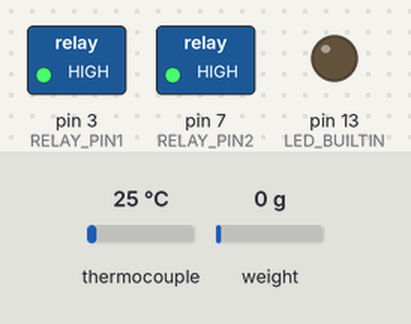
The program below on a simulated Arduino Mega 2560, built with avr-gcc and run on an emulated ATmega2560. On the bench: switched loads named in the program (green lamp = pin HIGH), output pins drawn as LEDs (lit = HIGH). Inputs (shaded band) come from the test bench; at power-on: thermocouple 25 °C, weight on the scale 0 g. What the program prints to the serial monitor is not drawn.

Above: at 9.5 s.
9.6 s: thermocouple set to 54 °C
11.1 s: thermocouple set to 63 °C
At 12.7 s:
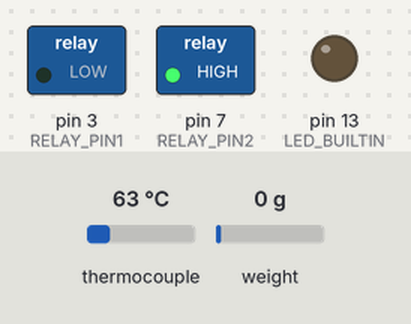
13.0 s: weight on the scale set to 27 g
15.4 s: weight on the scale set to 32 g
At 16.5 s:
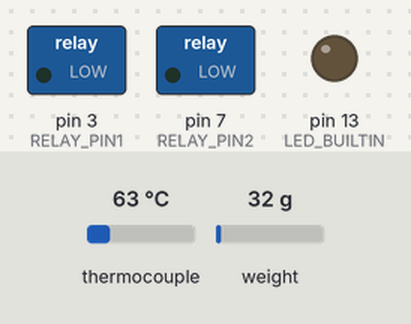
Timing chart, 0 to 18.4 s (numbered marks = the images above; inputs shaded):
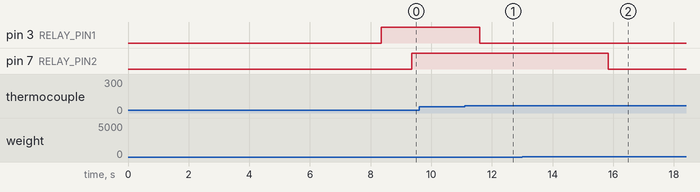

Measured:
- the behaviour switches between 58 and 59 °C on thermocouple (found by bisection; images 0 and 1)
- the behaviour switches between 29 and 30 g on weight on the scale (found by bisection; images 1 and 2)
- after the input at 9.6 s, every drawn part: stays the same
- after the input at 11.1 s, pin 3 (RELAY_PIN1): HIGH → LOW after 0.49 s
- after the input at 13.0 s, every drawn part: stays the same
- after the input at 15.4 s, pin 7 (RELAY_PIN2): HIGH → LOW after 0.44 s

The program:

main.cpp
```cpp
/**
 * @file main.cpp
 * @brief Multi-Board Sensor Broadcaster with HMI Display
 *
 * Supports: ATmega328P (Uno) and ATmega2560 (Mega)
 * Job: Read sensors -> send JSON to ESP -> display on HMI
 */

#include <Arduino.h>
#include <ArduinoJson.h>
#include "SystemConfig.h"
#include <Adafruit_MAX31865.h>
#include "HX711.h"
#include "DWIN.h"
#include "TimeSync.h"

// ========================================
// BOARD-SPECIFIC CONFIGURATION
// ========================================

#if defined(__AVR_ATmega328P__) || defined(__AVR_ATmega328__)
    // ATmega328P (Arduino Uno)
    #define BOARD_NAME "Arduino Uno (ATmega328P)"

    // HMI Communication via SoftwareSerial
    #include <SoftwareSerial.h>
    #define HMI_RX_PIN 10
    #define HMI_TX_PIN 11
    SoftwareSerial hmiSerial(HMI_RX_PIN, HMI_TX_PIN);
    DWIN hmi(hmiSerial, 115200);

    // MAX31865 RTD Sensor (Software SPI)
    #define RTD_CS_PIN 10
    #define RTD_MOSI_PIN 11
    #define RTD_MISO_PIN 12
    #define RTD_SCK_PIN 13
    Adafruit_MAX31865 thermo = Adafruit_MAX31865(RTD_CS_PIN, RTD_MOSI_PIN, RTD_MISO_PIN, RTD_SCK_PIN);

    // ESP Communication (Software Serial or disabled for Uno - not enough serial ports)
    // For testing on Uno, you might not have ESP connected
    #define ESP_AVAILABLE false

#else
    // ATmega2560 (Arduino Mega)
    #define BOARD_NAME "Arduino Mega 2560"

    // HMI Communication via Hardware Serial2
    #define HMI_RX_PIN 19  // RX2 (fixed on Mega - receives from DWIN TX)
    #define HMI_TX_PIN 18  // TX2 (fixed on Mega - transmits to DWIN RX)
    DWIN hmi(Serial1, HMI_RX_PIN, HMI_TX_PIN, 115200);  // Pins are fixed on Mega but specified for clarity

    // MAX31865 RTD Sensor (Software SPI for flexibility)
    Adafruit_MAX31865 thermo = Adafruit_MAX31865(53, 51, 50, 52);
    // For hardware SPI: Adafruit_MAX31865 thermo = Adafruit_MAX31865(10);

    // ESP Communication via Serial3
    #define ESP_AVAILABLE true

#endif

// ESP Serial definition
#define ESP_SERIAL ESP8266_SERIAL

// ========================================
// HMI VP ADDRESSES
// ========================================
#define VP_TEMP_DISPLAY 5000
#define VP_WEIGHT_DISPLAY 5002
#define VP_KA_DISPLAY 5004
#define VP_POWER_SWITCH 5500
#define VP_RELAY1_STATUS 6500
#define VP_RELAY2_STATUS 7500

// ========================================
// GLOBAL VARIABLES
// ========================================

// Timing
unsigned long lastSampleTime = 0;
unsigned long lastDisplayTime = 0;
unsigned long checkup = 0;
int statusSSR = 0;

// HX711 Load Cell
HX711 scale;

// Calibration Parameters
float calibration_factor = 208;
float M0 = 100.0;    // Initial tobacco mass (kg)
float w0 = 0.75;     // Initial moisture content (75%)
float batas_ka = 15.0;

// Sensor Readings
float Temp = 0.0;
float Weight = 0.0;
float KadarAir = 0.0;

// HMI Button States
bool powerSwitchState = false;

// TimeSync instance
TimeSync timeSync;

// ========================================
// SENSOR FUNCTIONS
// ========================================

void loadCell()
{
    if (scale.is_ready())
    {
        float Mt = scale.get_units(10); // Average of 10 readings

        // Moisture content calculation
        float KA = ((Mt - M0 * (1 - w0)) / Mt) * 100.0;
        if (KA < 0) KA = 0;

        // Update global variables
        Weight = Mt;
        KadarAir = KA;

        Serial.print(F("Weight: "));
        Serial.print(Mt, 2);
        Serial.print(F("kg | Moisture: "));
        Serial.print(KA, 2);
        Serial.print(F("% | Relay2: "));

        // Moisture control
        if (KA <= batas_ka)
        {
            digitalWrite(RELAY_PIN2, HIGH);
            Serial.println(F("ON (Heater OFF)"));
        }
        else
        {
            digitalWrite(RELAY_PIN2, LOW);
            Serial.println(F("OFF (Heater ON)"));
        }
    }
    else
    {
        Serial.println(F("HX711 not detected!"));
        Weight = 0.0;
        KadarAir = 0.0;
    }
}

float rtdSensor()
{
    uint16_t rtd = thermo.readRTD();

    // Calculate ratio
    float ratio = rtd / 32768.0;

    // Calculate RTD resistance
    float resistance = RREF * ratio;

    // Calculate RTD voltage
    float vRTD = ratio * VBIAS;

    // Regression equation (voltage to temperature)
    float suhu_reg = (vRTD - 0.2437) / 0.0007 - 1;

    // Print sensor data
    Serial.print(F("RTD: "));
    Serial.print(rtd);
    Serial.print(F(" | Resistance: "));
    Serial.print(resistance, 3);
    Serial.print(F("Ω | Voltage: "));
    Serial.print(vRTD, 4);
    Serial.print(F("V | Temp: "));
    Serial.print(suhu_reg, 2);
    Serial.print(F("°C"));

    // Check fault
    uint8_t fault = thermo.readFault();
    if (fault)
    {
        Serial.print(F(" Fault 0x"));
        Serial.println(fault, HEX);
        if (fault & MAX31865_FAULT_HIGHTHRESH)
            Serial.println(F("  RTD High Threshold"));
        if (fault & MAX31865_FAULT_LOWTHRESH)
            Serial.println(F("  RTD Low Threshold"));
        if (fault & MAX31865_FAULT_REFINLOW)
            Serial.println(F("  REFIN- > 0.85 x Bias"));
        if (fault & MAX31865_FAULT_REFINHIGH)
            Serial.println(F("  REFIN- < 0.85 x Bias"));
        if (fault & MAX31865_FAULT_RTDINLOW)
            Serial.println(F("  RTDIN- < 0.85 x Bias"));
        if (fault & MAX31865_FAULT_OVUV)
            Serial.println(F("  Under/Over voltage"));
        thermo.clearFault();
    }

    // Temperature control
    if (suhu_reg >= 70)
    {
        digitalWrite(RELAY_PIN1, LOW);
        statusSSR = 0;
    }
    if (suhu_reg <= 40)
    {
        digitalWrite(RELAY_PIN1, HIGH);
        statusSSR = 1;
    }
    Serial.print(F(" | SSR: "));
    Serial.println(statusSSR ? F("ON") : F("OFF"));

    return suhu_reg;
}

String readSensors()
{
    StaticJsonDocument<250> doc;
    doc["temp"] = Temp;
    doc["weight"] = Weight;
    doc["ka"] = KadarAir;
    doc["relay1"] = statusSSR;
    doc["relay2"] = digitalRead(RELAY_PIN2);

    // Use real Unix timestamp if available, otherwise use millis
    if (timeSync.isSynced())
    {
        doc["ts"] = timeSync.getUnixTime();
    }
    else
    {
        doc["ts"] = millis() / 1000; // Fallback to millis in seconds
    }

    String json;
    serializeJson(doc, json);
    return json;
}

// ========================================
// HMI FUNCTIONS
// ========================================

void hmiCallback(String address, int lastByte, String message, String response)
{
    int vpAddress = address.toInt();
    int vpValue = message.toInt();

    Serial.print(F("HMI Data -> VP: "));
    Serial.print(vpAddress);
    Serial.print(F(", Value: "));
    Serial.println(vpValue);

    switch (vpAddress)
    {
    case VP_POWER_SWITCH:
        powerSwitchState = (vpValue == 1);
        digitalWrite(LED_BUILTIN, powerSwitchState ? HIGH : LOW);
        Serial.println(powerSwitchState ? F("Power Switch: ON") : F("Power Switch: OFF"));
        break;

    default:
        Serial.println(F("VP Address not recognized"));
        break;
    }
}

void updateHmiDisplay()
{
    hmi.setText(VP_TEMP_DISPLAY, String(Temp, 2));
    hmi.setText(VP_WEIGHT_DISPLAY, String(Weight, 1));
    hmi.setText(VP_KA_DISPLAY, String(KadarAir, 1));
    hmi.writeWord(VP_RELAY1_STATUS, statusSSR ? 1 : 0);
    hmi.writeWord(VP_RELAY2_STATUS, digitalRead(RELAY_PIN2) ? 1 : 0);
}

// ========================================
// ESP COMMUNICATION
// ========================================

void processESPMessages()
{
    #if ESP_AVAILABLE
    while (ESP_SERIAL.available())
    {
        String msg = ESP_SERIAL.readStringUntil('\n');
        msg.trim();

        if (msg.length() > 256)
        {
            ESP_SERIAL.flush();
            Serial.println(F("[ESP] Message too large, discarded"));
            continue;
        }

        if (msg.length() > 0)
        {
            // Check if it's a TIME sync message
            if (msg.startsWith("TIME:"))
            {
                // Extract Unix timestamp
                unsigned long unixTime = msg.substring(5).toInt();
                if (unixTime > 1609459200) // Sanity check: after 2021-01-01
                {
                    timeSync.setUnixTime(unixTime);
                    Serial.print(F("[ESP] Time synced: "));
                    Serial.println(unixTime);
                }
            }
            else
            {
                // Show everything else ESP sends
                Serial.println("[ESP] " + msg);
            }
        }
    }
    #endif
}

// ========================================
// SETUP
// ========================================

void setup()
{
    Serial.begin(115200);
    delay(1000);

    Serial.println(F("\n================================"));
    Serial.print(F("Board: "));
    Serial.println(F(BOARD_NAME));
    Serial.println(F("Sensor Broadcaster with HMI"));
    Serial.println(F("================================"));
    Serial.println(F("Job: Read sensors -> Send JSON"));
    #if ESP_AVAILABLE
    Serial.println(F("ESP handles storage & upload"));
    #else
    Serial.println(F("ESP disabled (Uno testing mode)"));
    #endif
    Serial.println(F("================================\n"));

    // Initialize pins
    pinMode(RELAY_PIN1, OUTPUT);
    pinMode(RELAY_PIN2, OUTPUT);
    pinMode(LED_BUILTIN, OUTPUT);

    // Initialize HX711 load cell
    scale.begin(HX711_DT, HX711_SCK);
    scale.set_scale(calibration_factor);
    scale.tare();
    Serial.println(F("HX711 initialized and tared"));

    // Initialize TimeSync
    timeSync.begin();
    Serial.println(F("TimeSync initialized (waiting for ESP8266)"));

    // Initialize HMI
    #if defined(__AVR_ATmega328P__) || defined(__AVR_ATmega328__)
        hmiSerial.begin(115200);
        Serial.print(F("HMI initialized on SoftwareSerial (RX="));
        Serial.print(HMI_RX_PIN);
        Serial.print(F(", TX="));
        Serial.print(HMI_TX_PIN);
        Serial.println(F(")"));
    #else
        Serial.print(F("HMI initialized on Serial2 (TX2=pin"));
        Serial.print(HMI_TX_PIN);
        Serial.print(F(", RX2=pin"));
        Serial.print(HMI_RX_PIN);
        Serial.println(F(")"));
    #endif

    hmi.hmiCallBack(hmiCallback);
    hmi.echoEnabled(true);

    // Test HMI communication
    Serial.println(F("Testing HMI communication..."));

    Serial.print(F("Sending to VP "));
    Serial.print(VP_TEMP_DISPLAY);
    Serial.println(F(": TEST"));
    hmi.setText(VP_TEMP_DISPLAY, "TEST");
    delay(1000);

    Serial.print(F("Sending to VP "));
    Serial.print(VP_WEIGHT_DISPLAY);
    Serial.println(F(": 123"));
    hmi.setText(VP_WEIGHT_DISPLAY, "123");
    delay(1000);

    Serial.print(F("Sending to VP "));
    Serial.print(VP_KA_DISPLAY);
    Serial.println(F(": 456"));
    hmi.setText(VP_KA_DISPLAY, "456");
    delay(1000);

    Serial.println(F("HMI test complete"));
    Serial.println(F("If you see echo responses, HMI is connected"));
    Serial.println(F("If screen shows nothing, check:"));
    #if defined(__AVR_ATmega328P__) || defined(__AVR_ATmega328__)
        Serial.print(F("  1. DWIN TX -> Arduino Uno pin "));
        Serial.println(HMI_RX_PIN);
        Serial.print(F("  2. DWIN RX -> Arduino Uno pin "));
        Serial.println(HMI_TX_PIN);
    #else
        Serial.print(F("  1. DWIN TX -> Mega RX2 (pin "));
        Serial.print(HMI_RX_PIN);
        Serial.println(F(")"));
        Serial.print(F("  2. DWIN RX -> Mega TX2 (pin "));
        Serial.print(HMI_TX_PIN);
        Serial.println(F(")"));
    #endif
    Serial.println(F("  3. DWIN baud rate = 115200"));
    Serial.println(F("  4. VP addresses match your DWIN project"));

    // Initialize ESP communication
    #if ESP_AVAILABLE
    ESP_SERIAL.begin(ESP8266_BAUDRATE);
    Serial.println(F("Waiting for ESP8266 to boot..."));
    delay(3000);

    // Clear boot garbage
    while (ESP_SERIAL.available())
    {
        ESP_SERIAL.read();
    }
    Serial.println(F("ESP8266 ready"));
    #endif

    // Initialize RTD sensor
    thermo.begin(MAX31865_3WIRE);
    Serial.println(F("MAX31865 RTD sensor initialized"));

    Serial.println(F("System ready\n"));
}

// ========================================
// MAIN LOOP
// ========================================

void loop()
{
    unsigned long currentTime = millis();

    // Read sensors every SAMPLE_INTERVAL
    if (currentTime - lastSampleTime >= SAMPLE_INTERVAL)
    {
        lastSampleTime = currentTime;

        // Read sensors
        Temp = rtdSensor();
        loadCell();

        // Create JSON
        String json = readSensors();

        // Send to ESP
        #if ESP_AVAILABLE
        ESP_SERIAL.println(json);
        #endif

        // Summary
        Serial.print(F("━━━ SUMMARY ━━━ Temp: "));
        Serial.print(Temp, 2);
        Serial.print(F("°C | Weight: "));
        Serial.print(Weight, 2);
        Serial.print(F("kg | Moisture: "));
        Serial.print(KadarAir, 1);
        #if ESP_AVAILABLE
        Serial.println(F("% → ESP"));
        #else
        Serial.println(F("%"));
        #endif
    }

    // Update HMI display every 500ms
    if (currentTime - lastDisplayTime >= 500)
    {
        lastDisplayTime = currentTime;
        updateHmiDisplay();
    }

    // Process HMI input
    hmi.listen();

    // Process ESP messages
    #if ESP_AVAILABLE
    processESPMessages();
    #endif

    delay(10);
}
```

DWIN.h
```cpp
/*
* DWIN DGUS DWIN Library for Arduino Uno | ESP32
* This Library Supports all Basic Function
* Created by Tejeet ( tejeet@dwin.com.cn )
* Please Checkout Latest Offerings FROM DWIN
* Here : https://www.dwin-global.com/
*/


#ifndef DWIN_H
#define DWIN_H

#if defined(ARDUINO) && ARDUINO >= 100
    #include "Arduino.h"
#else
    #include "WProgram.h"
#endif


#ifndef ESP32
    #include <SoftwareSerial.h>
#endif


#define DWIN_DEFAULT_BAUD_RATE      115200
#define ARDUINO_RX_PIN              10
#define ARDUINO_TX_PIN              11


class DWIN{

public:
    // Using ESP32 Board
    #if defined(ESP32)
    DWIN(HardwareSerial& port, uint8_t receivePin, uint8_t transmitPin, long baud=DWIN_DEFAULT_BAUD_RATE);
    DWIN(HardwareSerial* port, uint8_t receivePin, uint8_t transmitPin, long baud=DWIN_DEFAULT_BAUD_RATE) : DWIN(*port, receivePin, transmitPin, baud) {};

    // Using ESP8266 Board
    #elif defined(ESP8266)
    DWIN(uint8_t receivePin, uint8_t transmitPin, long baud=DWIN_DEFAULT_BAUD_RATE);
    DWIN(SoftwareSerial& port, long baud=DWIN_DEFAULT_BAUD_RATE);
    DWIN(Stream& port, uint8_t long baud=DWIN_DEFAULT_BAUD_RATE);

    // Using Arduino Board (Uno, Mega, etc.)
    #else
    DWIN(uint8_t rx=ARDUINO_RX_PIN, uint8_t tx=ARDUINO_TX_PIN, long baud=DWIN_DEFAULT_BAUD_RATE);  // SoftwareSerial (Uno)
    DWIN(HardwareSerial& port, long baud=DWIN_DEFAULT_BAUD_RATE);  // HardwareSerial (Mega)
    DWIN(HardwareSerial& port, uint8_t receivePin, uint8_t transmitPin, long baud=DWIN_DEFAULT_BAUD_RATE);  // HardwareSerial with pins (Mega - pins ignored)
    #endif


    // PUBLIC Methods

    void echoEnabled(bool enabled);
    // Listen Touch Events & Messages from HMI
    void listen();
    // Get Version
    double getHWVersion();
    // restart HMI
    void restartHMI();
    // set Particular Page
    void setPage(byte pageID);
    // get Current Page ID
    byte getPage();
    // set LCD Brightness
    void setBrightness(byte pConstrast);
    // set LCD Brightness
    byte getBrightness();
    // set Data on VP Address
    void setText(long address, String textData);
    // set Byte on VP Address
    void setVP(long address, byte data);
    // set Word (16-bit) on VP Address for icon/button states
    void writeWord(long address, unsigned int data);
    // beep Buzzer for 1 sec
    void beepHMI();
    // Callback Function
    typedef void (*hmiListener) (String address, int lastByte, String message, String response);

    // CallBack Method
    void hmiCallBack(hmiListener callBackFunction);


private:

    #ifndef ESP32
    SoftwareSerial* localSWserial = nullptr;
    #endif

    Stream* _dwinSerial;   // DWIN Serial interface
    bool _isSoft;          // Is serial interface software
    long _baud;              // DWIN HMI Baud rate
    bool _echo;            // Response Command Show
    bool _isConnected;     // Flag set on successful communication

    bool cbfunc_valid;
    hmiListener listenerCallback;

    void init(Stream* port, bool isSoft);
    byte readCMDLastByte();
    String readDWIN();
    String handle();
    String checkHex(byte currentNo);
    void flushSerial();

};


#endif // DWIN_H
```

TimeSync.h
```cpp
/**
 * @file TimeSync.h
 * @brief Time Synchronization Module using WorldTimeAPI
 *
 * This module fetches real Unix timestamps from worldtimeapi.org
 * and stores the time offset in EEPROM for offline use.
 */

#ifndef TIME_SYNC_H
#define TIME_SYNC_H

#include <Arduino.h>

class TimeSync
{
public:
    TimeSync();

    // Initialize time sync (call in setup)
    bool begin();

    // Get current Unix timestamp (seconds since 1970-01-01)
    unsigned long getUnixTime();

    // Sync time from API (returns true if successful)
    bool syncTimeFromAPI();

    // Check if time is synced
    bool isSynced();

    // Get last sync time (millis)
    unsigned long getLastSyncTime();

    // Auto-sync if needed (call in loop)
    void update();

    // Set time manually (for AVR receiving time from ESP8266)
    void setUnixTime(unsigned long unixTime);

private:
    unsigned long _bootUnixTime;      // Unix time when system booted
    unsigned long _bootMillis;        // millis() when time was synced
    bool _timeSynced;
    unsigned long _lastSyncAttempt;

    // EEPROM addresses for time storage
    static const int EEPROM_TIME_ADDR = 0;
    static const int EEPROM_MILLIS_ADDR = 4;
    static const int EEPROM_VALID_FLAG_ADDR = 8;

    // Save time to EEPROM
    void saveTimeToEEPROM();

    // Load time from EEPROM
    bool loadTimeFromEEPROM();
};

#endif // TIME_SYNC_H
```

Config.h
```cpp
#ifndef CONFIG_H
#define CONFIG_H

/**
 * @file Config.h
 * @brief REDIRECTS TO MASTER CONFIG
 *
 * This file is kept for backward compatibility.
 * All settings are now in SystemConfig.h
 *
 * ⚠️ DO NOT EDIT THIS FILE
 * ✅ Edit SystemConfig.h instead
 */

#include "SystemConfig.h"

#endif
```

Source omitted: DataStorage.h (3843 bytes), LocalStorage.h (4431 bytes), SensorData.h (5377 bytes), LocalStorage.cpp (7224 bytes), TimeSync.cpp (6131 bytes), SystemConfig.h (6654 bytes)
